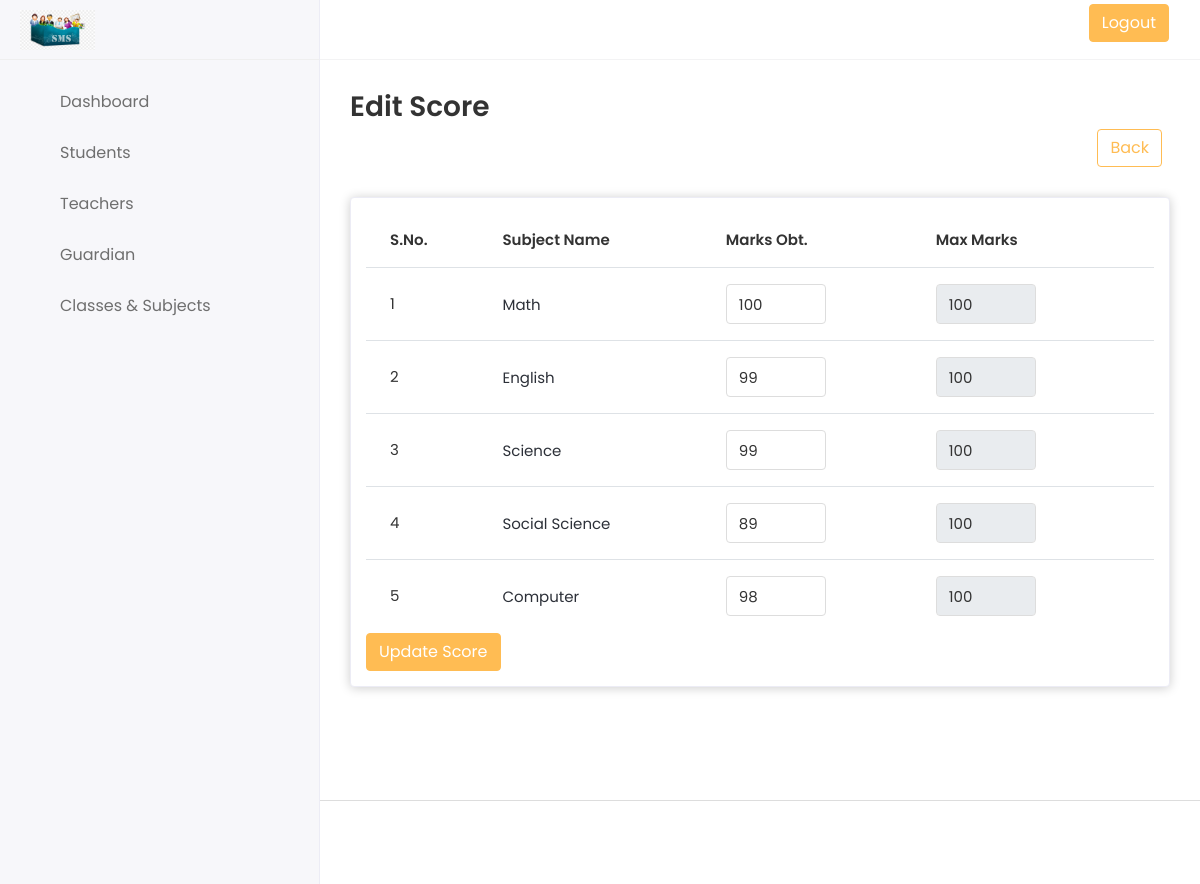
/edit-score.php?did=77 (signed in), run on the app's committed database.
### tables this page shows
CREATE TABLE `tbl_subjects` (
  `sub_id` int(11) NOT NULL,
  `sub_class_id` int(11) NOT NULL,
  `sub_name` varchar(200) NOT NULL,
  `sub_created_date` timestamp NOT NULL DEFAULT CURRENT_TIMESTAMP ON UPDATE CURRENT_TIMESTAMP,
  `sub_created_by` varchar(200) NOT NULL
);

CREATE TABLE `tbl_score` (
  `score_id` int(11) NOT NULL,
  `score_std_id` int(11) NOT NULL,
  `score_sub_id` int(11) NOT NULL,
  `sub_score` varchar(100) NOT NULL
);

### includes/funcs_lib.inc.php (called while the page is built, shortened)
<?php
function db_query($sql, $dbcon2 = null){
	if($dbcon2==''){
		$dbcon2	= $GLOBALS['dbcon'];
	}
	$result	= mysqli_query($dbcon2,$sql) or	die(db_error($sql));
	return $result;
}
function db_scalar($sql, $dbcon2 = null){
	if($dbcon2==''){
		$dbcon2	= $GLOBALS['dbcon'];
	}
	$result	= db_query($sql, $dbcon2);
	if ($line =	mysqli_fetch_array($result))	{
		$response =	$line[0];
	}
	return $response;
}
function checkpoint($from_start = false){
	global $PREV_CHECKPOINT;
	if($PREV_CHECKPOINT==''){
		$PREV_CHECKPOINT = SCRIPT_START_TIME;
	}
	$cur_microtime = getmicrotime();
	if($from_start){
		return $cur_microtime - SCRIPT_START_TIME;
	}
	else{
		$time_taken = $cur_microtime - $PREV_CHECKPOINT;
		$PREV_CHECKPOINT = $cur_microtime;
		return $time_taken;
	}
}
function getmicrotime(){
	list($usec,	$sec) =	explode(" ", microtime());
	return ((float)$usec + (float)$sec);
}

### edit-score.php (the view, shortened to what this page needs)
<?php
if($_REQUEST['did']=='')
{
    header("location:students-score.php");
    exit;
}else
{
    $std_id_url = $_REQUEST['did'];
}
?>
<?php include("admin-header.php") ?>
<?php include("admin-sidebar.php") ?>
<?php
$reso = "SELECT * FROM tbl_user WHERE 1 AND user_id='$std_id_url' AND user_role='S'";
$numrows = mysqli_query($con,$reso);
if(mysqli_num_rows($numrows)>0)
{
    $result = mysqli_fetch_array($numrows);
    extract($result);
    $subject_explode= $result['std_subject_id'];
    $res_explode = explode(",",$subject_explode);
}
else
{
  $msg="No Records found of User";
}
?>
      <div class="page-wrapper">
        <div class="content container-fluid">
          <div class="page-header">
            <div class="row align-items-center">
              <div class="col">
                <h3 class="page-title">Edit Score</h3>
                <div class="col-auto text-end float-end ms-auto">
                <a href="students-score.php" class="btn btn-outline-primary me-2">Back</a>
              </div>
              </div>
            </div>
          </div>
      <div class="row">
            <div class="col-sm-12">
              <form action="" name="form" method="post" enctype="multipart/form-data">
              <div class="card card-table">
                <div class="card-body">
                  <div class="table-responsive ">
                    <table
                      class="table table-hover table-center mb-0 ">
                      <thead>
                        <tr>
                          <th>S.No.</th>
                          <th>Subject Name</th>
                          <th>Marks Obt.</th>
                          <th>Max Marks</th>
                        </tr>
                      </thead>
                      <tbody>
                      <?php
$i=1;
foreach($res_explode as $vo)
{
    $subjects = "SELECT * FROM tbl_subjects WHERE 1 AND sub_id='$vo'";
    $std_subje = db_query($subjects);
    if(mysqli_num_rows($std_subje)>0)
    {
        $std_subj_list=mysqli_fetch_array($std_subje);
        $std_SUBID = $std_subj_list['sub_id'];
?>
                        <tr>
                          <td><?php echo $i?></td>
                          <td>
                            <h2 class="table-avatar">
                              <?php echo $std_subj_list['sub_name'];?>
                            </h2>
                          </td>
                          <td><input type="text" name="sub_score[<?php echo $std_SUBID?>]" id="sub_score[<?php echo $std_SUBID?>]" value="<?php echo db_scalar("select sub_score from tbl_score where score_sub_id='$std_SUBID' and score_std_id='$std_id_url'")?>" class="form-control" style="width:100px;" maxlength="3" /></td>
                          <td><input type="text" readonly value="100" class="form-control" style="width:100px;" maxlength="3" /></td>
<?php
 }
 $i++;
}
?>
                      </tr>
                      </tbody>
                    </table>
                  </div> <div class="col-12">
                        <button type="submit" name="Submit" class="btn btn-primary">
                          Update Score
                        </button>
                      </div>
                </div>
              </div>
              </form>
            </div>
          </div>
        </div>
      </div>
    </div>
<?php include("admin-footer.php") ?>

### data on the page
tbl_subjects: sub_name "Math", sub_id.sub_score "100"
tbl_subjects: sub_name "English", sub_id.sub_score "99"
tbl_subjects: sub_name "Science", sub_id.sub_score "99"
tbl_subjects: sub_name "Social Science", sub_id.sub_score "89"
tbl_subjects: sub_name "Computer", sub_id.sub_score "98"
